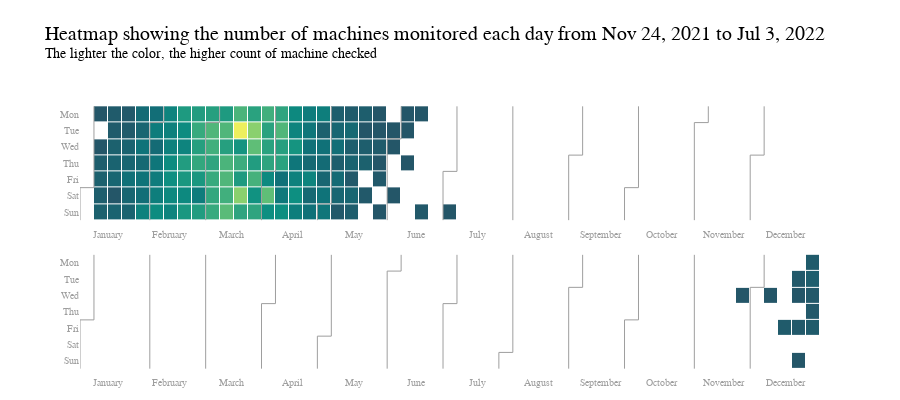

Notebook cell for this chart:
### Markdown cell above
### 1. What is the first and last date readings were taken on?

### Code cell
calendar_data = data.groupby('Date', as_index=False)['Machine_ID'].count()
fig = calplot(
   calendar_data,
   x="Date",
   y="Machine_ID",
   gap=1,
   colorscale='Aggrnyl',
   name='Machine ID Count',
   date_fmt='%d-%m-%Y'  # Ensure the date format is specified correctly
)
fig.update_layout(
   title={
       'text': 'Heatmap showing the number of machines monitored each day from Nov 24, 2021 to Jul 3, 2022<br>' +
               '<sup>The lighter the color, the higher count of machine checked</sup>',
       'y':0.90,
       'x':0.05,
       'xanchor': 'left',
       'yanchor': 'top',
       'font': {
           'size': 20,
           'color': 'black'  # Explicitly setting color to black
       }
   },
   height=400,
   margin=dict(t=100, b=20)
)
fig.show()

### Figure 1 — Plotly figure (JSON) as saved in the notebook; plotly's stock layout.template omitted (floating-point values rounded to 4 significant figures; data arrays with more than 128 entries replaced by an {"elided": "..."} marker saying what was removed)
{"data": [{"colorscale": [[0, "rgb(36, 86, 104)"], [0.1667, "rgb(15, 114, 121)"], [0.3333, "rgb(13, 143, 129)"], [0.5, "rgb(57, 171, 126)"], [0.6667, "rgb(110, 197, 116)"], [0.8333, "rgb(169, 220, 103)"], [1, "rgb(237, 239, 93)"]], "customdata": {"elided": "365x2 str values"}, "hovertemplate": "%{customdata[0]} <br>Week=%{x} <br>%{customdata[1]}=%{z}", "name": "2022", "showscale": false, "x": {"elided": "365 int values"}, "xgap": 1, "y": {"elided": "365 int values"}, "ygap": 1, "z": {"elided": "365 int values"}, "type": "heatmap", "xaxis": "x", "yaxis": "y", "zmax": 64, "zmin": 1}, {"hoverinfo": "skip", "line": {"color": "#9e9e9e", "width": 1}, "mode": "lines", "x": [-0.5, -0.5], "y": [4.5, 6.5], "type": "scatter", "xaxis": "x", "yaxis": "y"}, {"hoverinfo": "skip", "line": {"color": "#9e9e9e", "width": 1}, "mode": "lines", "x": [-0.5, 0.5], "y": [4.5, 4.5], "type": "scatter", "xaxis": "x", "yaxis": "y"}, {"hoverinfo": "skip", "line": {"color": "#9e9e9e", "width": 1}, "mode": "lines", "x": [0.5, 0.5], "y": [4.5, -0.5], "type": "scatter", "xaxis": "x", "yaxis": "y"}, {"hoverinfo": "skip", "line": {"color": "#9e9e9e", "width": 1}, "mode": "lines", "x": [4.5, 4.5], "y": [0.5, 6.5], "type": "scatter", "xaxis": "x", "yaxis": "y"}, {"hoverinfo": "skip", "line": {"color": "#9e9e9e", "width": 1}, "mode": "lines", "x": [4.5, 5.5], "y": [0.5, 0.5], "type": "scatter", "xaxis": "x", "yaxis": "y"}, {"hoverinfo": "skip", "line": {"color": "#9e9e9e", "width": 1}, "mode": "lines", "x": [5.5, 5.5], "y": [0.5, -0.5], "type": "scatter", "xaxis": "x", "yaxis": "y"}, {"hoverinfo": "skip", "line": {"color": "#9e9e9e", "width": 1}, "mode": "lines", "x": [8.5, 8.5], "y": [0.5, 6.5], "type": "scatter", "xaxis": "x", "yaxis": "y"}, {"hoverinfo": "skip", "line": {"color": "#9e9e9e", "width": 1}, "mode": "lines", "x": [8.5, 9.5], "y": [0.5, 0.5], "type": "scatter", "xaxis": "x", "yaxis": "y"}, {"hoverinfo": "skip", "line": {"color": "#9e9e9e", "width": 1}, "mode": "lines", "x": [9.5, 9.5], "y": [0.5, -0.5], "type": "scatter", "xaxis": "x", "yaxis": "y"}, {"hoverinfo": "skip", "line": {"color": "#9e9e9e", "width": 1}, "mode": "lines", "x": [12.5, 12.5], "y": [3.5, 6.5], "type": "scatter", "xaxis": "x", "yaxis": "y"}, {"hoverinfo": "skip", "line": {"color": "#9e9e9e", "width": 1}, "mode": "lines", "x": [12.5, 13.5], "y": [3.5, 3.5], "type": "scatter", "xaxis": "x", "yaxis": "y"}, {"hoverinfo": "skip", "line": {"color": "#9e9e9e", "width": 1}, "mode": "lines", "x": [13.5, 13.5], "y": [3.5, -0.5], "type": "scatter", "xaxis": "x", "yaxis": "y"}, {"hoverinfo": "skip", "line": {"color": "#9e9e9e", "width": 1}, "mode": "lines", "x": [16.5, 16.5], "y": [5.5, 6.5], "type": "scatter", "xaxis": "x", "yaxis": "y"}, {"hoverinfo": "skip", "line": {"color": "#9e9e9e", "width": 1}, "mode": "lines", "x": [16.5, 17.5], "y": [5.5, 5.5], "type": "scatter", "xaxis": "x", "yaxis": "y"}, {"hoverinfo": "skip", "line": {"color": "#9e9e9e", "width": 1}, "mode": "lines", "x": [17.5, 17.5], "y": [5.5, -0.5], "type": "scatter", "xaxis": "x", "yaxis": "y"}, {"hoverinfo": "skip", "line": {"color": "#9e9e9e", "width": 1}, "mode": "lines", "x": [21.5, 21.5], "y": [1.5, 6.5], "type": "scatter", "xaxis": "x", "yaxis": "y"}, {"hoverinfo": "skip", "line": {"color": "#9e9e9e", "width": 1}, "mode": "lines", "x": [21.5, 22.5], "y": [1.5, 1.5], "type": "scatter", "xaxis": "x", "yaxis": "y"}, {"hoverinfo": "skip", "line": {"color": "#9e9e9e", "width": 1}, "mode": "lines", "x": [22.5, 22.5], "y": [1.5, -0.5], "type": "scatter", "xaxis": "x", "yaxis": "y"}, {"hoverinfo": "skip", "line": {"color": "#9e9e9e", "width": 1}, "mode": "lines", "x": [25.5, 25.5], "y": [3.5, 6.5], "type": "scatter", "xaxis": "x", "yaxis": "y"}, {"hoverinfo": "skip", "line": {"color": "#9e9e9e", "width": 1}, "mode": "lines", "x": [25.5, 26.5], "y": [3.5, 3.5], "type": "scatter", "xaxis": "x", "yaxis": "y"}, {"hoverinfo": "skip", "line": {"color": "#9e9e9e", "width": 1}, "mode": "lines", "x": [26.5, 26.5], "y": [3.5, -0.5], "type": "scatter", "xaxis": "x", "yaxis": "y"}, {"hoverinfo": "skip", "line": {"color": "#9e9e9e", "width": 1}, "mode": "lines", "x": [30.5, 30.5], "y": [-0.5, 6.5], "type": "scatter", "xaxis": "x", "yaxis": "y"}, {"hoverinfo": "skip", "line": {"color": "#9e9e9e", "width": 1}, "mode": "lines", "x": [34.5, 34.5], "y": [2.5, 6.5], "type": "scatter", "xaxis": "x", "yaxis": "y"}, {"hoverinfo": "skip", "line": {"color": "#9e9e9e", "width": 1}, "mode": "lines", "x": [34.5, 35.5], "y": [2.5, 2.5], "type": "scatter", "xaxis": "x", "yaxis": "y"}, {"hoverinfo": "skip", "line": {"color": "#9e9e9e", "width": 1}, "mode": "lines", "x": [35.5, 35.5], "y": [2.5, -0.5], "type": "scatter", "xaxis": "x", "yaxis": "y"}, {"hoverinfo": "skip", "line": {"color": "#9e9e9e", "width": 1}, "mode": "lines", "x": [38.5, 38.5], "y": [4.5, 6.5], "type": "scatter", "xaxis": "x", "yaxis": "y"}, {"hoverinfo": "skip", "line": {"color": "#9e9e9e", "width": 1}, "mode": "lines", "x": [38.5, 39.5], "y": [4.5, 4.5], "type": "scatter", "xaxis": "x", "yaxis": "y"}, {"hoverinfo": "skip", "line": {"color": "#9e9e9e", "width": 1}, "mode": "lines", "x": [39.5, 39.5], "y": [4.5, -0.5], "type": "scatter", "xaxis": "x", "yaxis": "y"}, {"hoverinfo": "skip", "line": {"color": "#9e9e9e", "width": 1}, "mode": "lines", "x": [43.5, 43.5], "y": [0.5, 6.5], "type": "scatter", "xaxis": "x", "yaxis": "y"}, {"hoverinfo": "skip", "line": {"color": "#9e9e9e", "width": 1}, "mode": "lines", "x": [43.5, 44.5], "y": [0.5, 0.5], "type": "scatter", "xaxis": "x", "yaxis": "y"}, {"hoverinfo": "skip", "line": {"color": "#9e9e9e", "width": 1}, "mode": "lines", "x": [44.5, 44.5], "y": [0.5, -0.5], "type": "scatter", "xaxis": "x", "yaxis": "y"}, {"hoverinfo": "skip", "line": {"color": "#9e9e9e", "width": 1}, "mode": "lines", "x": [47.5, 47.5], "y": [2.5, 6.5], "type": "scatter", "xaxis": "x", "yaxis": "y"}, {"hoverinfo": "skip", "line": {"color": "#9e9e9e", "width": 1}, "mode": "lines", "x": [47.5, 48.5], "y": [2.5, 2.5], "type": "scatter", "xaxis": "x", "yaxis": "y"}, {"hoverinfo": "skip", "line": {"color": "#9e9e9e", "width": 1}, "mode": "lines", "x": [48.5, 48.5], "y": [2.5, -0.5], "type": "scatter", "xaxis": "x", "yaxis": "y"}, {"colorscale": [[0, "rgb(36, 86, 104)"], [0.1667, "rgb(15, 114, 121)"], [0.3333, "rgb(13, 143, 129)"], [0.5, "rgb(57, 171, 126)"], [0.6667, "rgb(110, 197, 116)"], [0.8333, "rgb(169, 220, 103)"], [1, "rgb(237, 239, 93)"]], "customdata": {"elided": "365x2 str values"}, "hovertemplate": "%{customdata[0]} <br>Week=%{x} <br>%{customdata[1]}=%{z}", "name": "2021", "showscale": false, "x": {"elided": "365 int values"}, "xgap": 1, "y": {"elided": "365 int values"}, "ygap": 1, "z": {"elided": "365 int values"}, "type": "heatmap", "xaxis": "x2", "yaxis": "y2", "zmax": 64, "zmin": 1}, {"hoverinfo": "skip", "line": {"color": "#9e9e9e", "width": 1}, "mode": "lines", "x": [-0.5, -0.5], "y": [3.5, 6.5], "type": "scatter", "xaxis": "x2", "yaxis": "y2"}, {"hoverinfo": "skip", "line": {"color": "#9e9e9e", "width": 1}, "mode": "lines", "x": [-0.5, 0.5], "y": [3.5, 3.5], "type": "scatter", "xaxis": "x2", "yaxis": "y2"}, {"hoverinfo": "skip", "line": {"color": "#9e9e9e", "width": 1}, "mode": "lines", "x": [0.5, 0.5], "y": [3.5, -0.5], "type": "scatter", "xaxis": "x2", "yaxis": "y2"}, {"hoverinfo": "skip", "line": {"color": "#9e9e9e", "width": 1}, "mode": "lines", "x": [4.5, 4.5], "y": [-0.5, 6.5], "type": "scatter", "xaxis": "x2", "yaxis": "y2"}, {"hoverinfo": "skip", "line": {"color": "#9e9e9e", "width": 1}, "mode": "lines", "x": [8.5, 8.5], "y": [-0.5, 6.5], "type": "scatter", "xaxis": "x2", "yaxis": "y2"}, {"hoverinfo": "skip", "line": {"color": "#9e9e9e", "width": 1}, "mode": "lines", "x": [12.5, 12.5], "y": [2.5, 6.5], "type": "scatter", "xaxis": "x2", "yaxis": "y2"}, {"hoverinfo": "skip", "line": {"color": "#9e9e9e", "width": 1}, "mode": "lines", "x": [12.5, 13.5], "y": [2.5, 2.5], "type": "scatter", "xaxis": "x2", "yaxis": "y2"}, {"hoverinfo": "skip", "line": {"color": "#9e9e9e", "width": 1}, "mode": "lines", "x": [13.5, 13.5], "y": [2.5, -0.5], "type": "scatter", "xaxis": "x2", "yaxis": "y2"}, {"hoverinfo": "skip", "line": {"color": "#9e9e9e", "width": 1}, "mode": "lines", "x": [16.5, 16.5], "y": [4.5, 6.5], "type": "scatter", "xaxis": "x2", "yaxis": "y2"}, {"hoverinfo": "skip", "line": {"color": "#9e9e9e", "width": 1}, "mode": "lines", "x": [16.5, 17.5], "y": [4.5, 4.5], "type": "scatter", "xaxis": "x2", "yaxis": "y2"}, {"hoverinfo": "skip", "line": {"color": "#9e9e9e", "width": 1}, "mode": "lines", "x": [17.5, 17.5], "y": [4.5, -0.5], "type": "scatter", "xaxis": "x2", "yaxis": "y2"}, {"hoverinfo": "skip", "line": {"color": "#9e9e9e", "width": 1}, "mode": "lines", "x": [21.5, 21.5], "y": [0.5, 6.5], "type": "scatter", "xaxis": "x2", "yaxis": "y2"}, {"hoverinfo": "skip", "line": {"color": "#9e9e9e", "width": 1}, "mode": "lines", "x": [21.5, 22.5], "y": [0.5, 0.5], "type": "scatter", "xaxis": "x2", "yaxis": "y2"}, {"hoverinfo": "skip", "line": {"color": "#9e9e9e", "width": 1}, "mode": "lines", "x": [22.5, 22.5], "y": [0.5, -0.5], "type": "scatter", "xaxis": "x2", "yaxis": "y2"}, {"hoverinfo": "skip", "line": {"color": "#9e9e9e", "width": 1}, "mode": "lines", "x": [25.5, 25.5], "y": [2.5, 6.5], "type": "scatter", "xaxis": "x2", "yaxis": "y2"}, {"hoverinfo": "skip", "line": {"color": "#9e9e9e", "width": 1}, "mode": "lines", "x": [25.5, 26.5], "y": [2.5, 2.5], "type": "scatter", "xaxis": "x2", "yaxis": "y2"}, {"hoverinfo": "skip", "line": {"color": "#9e9e9e", "width": 1}, "mode": "lines", "x": [26.5, 26.5], "y": [2.5, -0.5], "type": "scatter", "xaxis": "x2", "yaxis": "y2"}, {"hoverinfo": "skip", "line": {"color": "#9e9e9e", "width": 1}, "mode": "lines", "x": [29.5, 29.5], "y": [5.5, 6.5], "type": "scatter", "xaxis": "x2", "yaxis": "y2"}, {"hoverinfo": "skip", "line": {"color": "#9e9e9e", "width": 1}, "mode": "lines", "x": [29.5, 30.5], "y": [5.5, 5.5], "type": "scatter", "xaxis": "x2", "yaxis": "y2"}, {"hoverinfo": "skip", "line": {"color": "#9e9e9e", "width": 1}, "mode": "lines", "x": [30.5, 30.5], "y": [5.5, -0.5], "type": "scatter", "xaxis": "x2", "yaxis": "y2"}, {"hoverinfo": "skip", "line": {"color": "#9e9e9e", "width": 1}, "mode": "lines", "x": [34.5, 34.5], "y": [1.5, 6.5], "type": "scatter", "xaxis": "x2", "yaxis": "y2"}, {"hoverinfo": "skip", "line": {"color": "#9e9e9e", "width": 1}, "mode": "lines", "x": [34.5, 35.5], "y": [1.5, 1.5], "type": "scatter", "xaxis": "x2", "yaxis": "y2"}, {"hoverinfo": "skip", "line": {"color": "#9e9e9e", "width": 1}, "mode": "lines", "x": [35.5, 35.5], "y": [1.5, -0.5], "type": "scatter", "xaxis": "x2", "yaxis": "y2"}, {"hoverinfo": "skip", "line": {"color": "#9e9e9e", "width": 1}, "mode": "lines", "x": [38.5, 38.5], "y": [3.5, 6.5], "type": "scatter", "xaxis": "x2", "yaxis": "y2"}, {"hoverinfo": "skip", "line": {"color": "#9e9e9e", "width": 1}, "mode": "lines", "x": [38.5, 39.5], "y": [3.5, 3.5], "type": "scatter", "xaxis": "x2", "yaxis": "y2"}, {"hoverinfo": "skip", "line": {"color": "#9e9e9e", "width": 1}, "mode": "lines", "x": [39.5, 39.5], "y": [3.5, -0.5], "type": "scatter", "xaxis": "x2", "yaxis": "y2"}, {"hoverinfo": "skip", "line": {"color": "#9e9e9e", "width": 1}, "mode": "lines", "x": [43.5, 43.5], "y": [-0.5, 6.5], "type": "scatter", "xaxis": "x2", "yaxis": "y2"}, {"hoverinfo": "skip", "line": {"color": "#9e9e9e", "width": 1}, "mode": "lines", "x": [47.5, 47.5], "y": [1.5, 6.5], "type": "scatter", "xaxis": "x2", "yaxis": "y2"}, {"hoverinfo": "skip", "line": {"color": "#9e9e9e", "width": 1}, "mode": "lines", "x": [47.5, 48.5], "y": [1.5, 1.5], "type": "scatter", "xaxis": "x2", "yaxis": "y2"}, {"hoverinfo": "skip", "line": {"color": "#9e9e9e", "width": 1}, "mode": "lines", "x": [48.5, 48.5], "y": [1.5, -0.5], "type": "scatter", "xaxis": "x2", "yaxis": "y2"}], "layout": {"xaxis": {"anchor": "y", "domain": [0, 1], "showgrid": false, "showline": false, "tickmode": "array", "ticktext": ["January", "February", "March", "April", "May", "June", "July", "August", "September", "October", "November", "December"], "tickvals": [1.5, 5.909, 10.32, 14.73, 19.14, 23.55, 27.95, 32.36, 36.77, 41.18, 45.59, 50], "zeroline": false}, "yaxis": {"anchor": "x", "domain": [0.54, 1], "autorange": "reversed", "showgrid": false, "showline": false, "tickmode": "array", "ticktext": ["Mon", "Tue", "Wed", "Thu", "Fri", "Sat", "Sun"], "tickvals": [0, 1, 2, 3, 4, 5, 6], "zeroline": false}, "xaxis2": {"anchor": "y2", "domain": [0, 1], "showgrid": false, "showline": false, "tickmode": "array", "ticktext": ["January", "February", "March", "April", "May", "June", "July", "August", "September", "October", "November", "December"], "tickvals": [1.5, 5.909, 10.32, 14.73, 19.14, 23.55, 27.95, 32.36, 36.77, 41.18, 45.59, 50], "zeroline": false}, "yaxis2": {"anchor": "x2", "domain": [0, 0.46], "autorange": "reversed", "showgrid": false, "showline": false, "tickmode": "array", "ticktext": ["Mon", "Tue", "Wed", "Thu", "Fri", "Sat", "Sun"], "tickvals": [0, 1, 2, 3, 4, 5, 6], "zeroline": false}, "font": {"color": "#9e9e9e", "size": 10}, "margin": {"b": 20, "t": 100}, "title": {"text": "Heatmap showing the number of machines monitored each day from Nov 24, 2021 to Jul 3, 2022<br><sup>The lighter the color, the higher count of machine checked</sup>", "font": {"size": 20, "color": "black"}, "y": 0.9, "x": 0.05, "xanchor": "left", "yanchor": "top"}, "plot_bgcolor": "#fff", "showlegend": false, "height": 400}}
